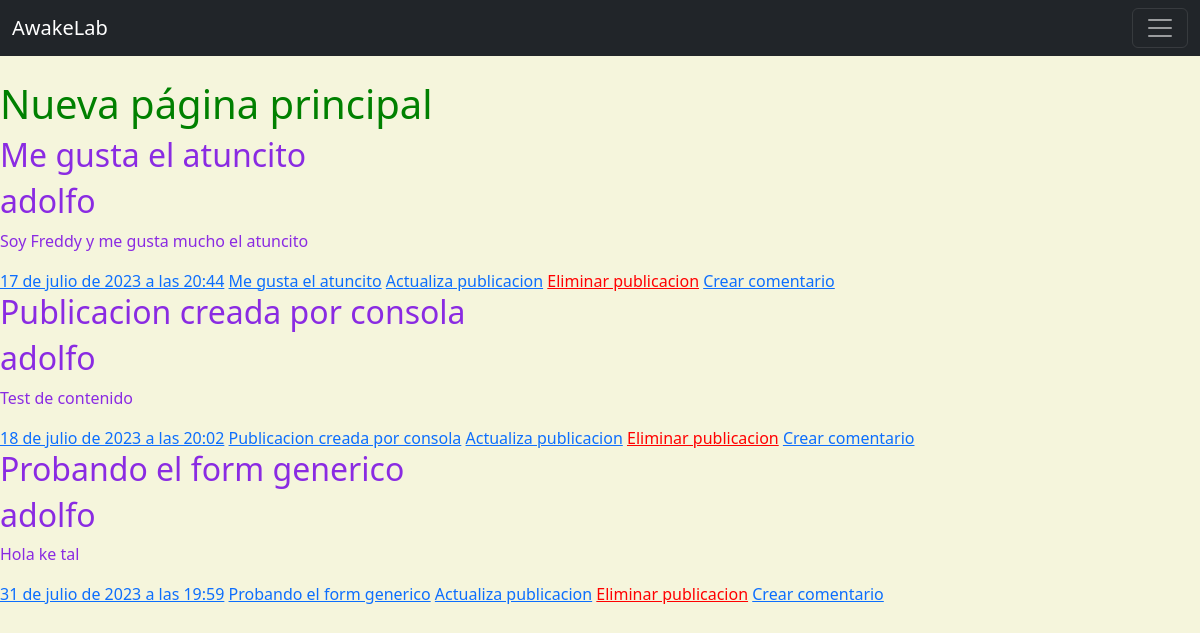
Screenshot of /blog/ with the database file from the repository.
### Blog/models.py (models this page shows, shortened)
class Publicacion(models.Model):
    titulo = models.CharField(max_length=100)
    contenido = models.TextField()
    fecha = models.DateTimeField(default=timezone.now)
    autor = models.ForeignKey(User, on_delete=models.CASCADE)

### Blog/views.py (the view)
# urls.py: path("", views.home, name='blog-home'),
def home(request):
    x = 1
    x = 2
    contexto = {
        'publicacionesLlave': Publicacion.objects.all() # Antes publicaciones - # Publicacion.objects.raw('SELECT * FROM Blog_publicacion WHERE id = 1')
    }
    return render(request, 'Blog/index.html', context=contexto)

### Blog/templates/Blog/index.html (shortened to what this page needs)
{% extends 'Blog/base.html' %}
{% block contenido %}
    <h1>Nueva página principal </h1>
    {% for i in publicacionesLlave %}
        <a href="{% url 'publicacion-detalle' i.id %}"></a><h2>{{i.titulo}}</h2>
        <h2>{{i.autor}}</h2>
        <p>{{i.contenido}}</p>
        <a href="">{{i.fecha}}</a>
        <a href="{% url 'publicacion-detalle' i.id %}">{{i.titulo}}</a>
        <a href="{% url 'publicacion-actualizar' i.id %}">Actualiza publicacion</a>
        <a style="color:red;" href="{% url 'publicacion-eliminar' i.id %}">Eliminar publicacion</a>
        <a href="{% url 'crear-comentario' i.id %}">Crear comentario</a>
        {% endfor %}
{% endblock %}

### Blog/templates/Blog/base.html (shortened to what this page needs)
{% load static %}
<!DOCTYPE html>
<html lang="en">
<head>
  <link href="https://cdn.jsdelivr.net/npm/bootstrap@5.3.0/dist/css/bootstrap.min.css" rel="stylesheet"
>
  <link rel="stylesheet" type="text/css" href="{% static 'Blog/index.css' %}">
</head>
<body>
  <nav class="navbar navbar-dark bg-dark fixed-top">
    <div class="container-fluid">
      <a class="navbar-brand" href="{% url 'blog-home' %}">AwakeLab</a>
      <button class="navbar-toggler" type="button" data-bs-toggle="offcanvas" data-bs-target="#offcanvasDarkNavbar"
        aria-controls="offcanvasDarkNavbar" aria-label="Toggle navigation">
        <span class="navbar-toggler-icon"></span>
      </button>
    </div>
  </nav>
  {% block contenido %}
  {% endblock %}
</body>
</html>

### Blog/static/Blog/index.css (style rules this page uses)
body { background-color: beige; color: blueviolet; margin-top: 5rem; }
h1 { color:green; }

### rows the page displays
Publicacion: titulo "Me gusta el atuncito", autor "adolfo", contenido "Soy Freddy y me gusta mucho el atuncito", fecha "17 de julio de 2023 a las 20:44"
Publicacion: titulo "Publicacion creada por consola", autor "adolfo", contenido "Test de contenido", fecha "18 de julio de 2023 a las 20:02"
Publicacion: titulo "Probando el form generico", autor "adolfo", contenido "Hola ke tal", fecha "31 de julio de 2023 a las 19:59"
